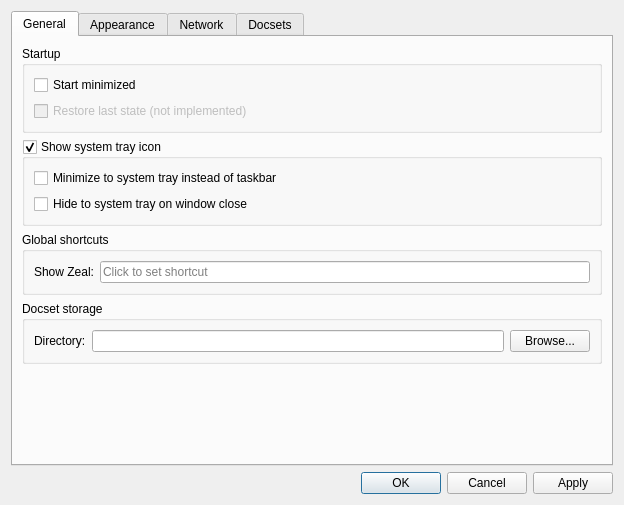
<?xml version="1.0" encoding="UTF-8"?>
<ui version="4.0">
 <class>SettingsDialog</class>
 <widget class="QDialog" name="SettingsDialog">
  <property name="windowModality">
   <enum>Qt::ApplicationModal</enum>
  </property>
  <property name="geometry">
   <rect>
    <x>0</x>
    <y>0</y>
    <width>624</width>
    <height>505</height>
   </rect>
  </property>
  <property name="windowTitle">
   <string>Zeal Options</string>
  </property>
  <layout class="QVBoxLayout" name="verticalLayout">
   <item>
    <widget class="QTabWidget" name="tabWidget">
     <property name="currentIndex">
      <number>0</number>
     </property>
     <widget class="QWidget" name="generalTab">
      <attribute name="title">
       <string>General</string>
      </attribute>
      <layout class="QVBoxLayout" name="verticalLayout_7">
       <item>
        <widget class="QGroupBox" name="groupBox_3">
         <property name="title">
          <string>Startup</string>
         </property>
         <layout class="QVBoxLayout" name="verticalLayout_9">
          <item>
           <widget class="QCheckBox" name="startMinimizedCheckBox">
            <property name="text">
             <string>Start minimized</string>
            </property>
           </widget>
          </item>
          <item>
           <widget class="QCheckBox" name="restoreLastStateCheckBox">
            <property name="enabled">
             <bool>false</bool>
            </property>
            <property name="text">
             <string>Restore last state (not implemented)</string>
            </property>
           </widget>
          </item>
         </layout>
        </widget>
       </item>
       <item>
        <widget class="QGroupBox" name="systrayGroupBox">
         <property name="title">
          <string>Show system tray icon</string>
         </property>
         <property name="checkable">
          <bool>true</bool>
         </property>
         <layout class="QVBoxLayout" name="verticalLayout_8">
          <item>
           <widget class="QCheckBox" name="minimizeToSystrayCheckBox">
            <property name="text">
             <string>Minimize to system tray instead of taskbar</string>
            </property>
           </widget>
          </item>
          <item>
           <widget class="QCheckBox" name="hideToSystrayCheckBox">
            <property name="text">
             <string>Hide to system tray on window close</string>
            </property>
           </widget>
          </item>
         </layout>
        </widget>
       </item>
       <item>
        <widget class="QGroupBox" name="globalHotKeyGroupBox">
         <property name="title">
          <string>Global shortcuts</string>
         </property>
         <layout class="QFormLayout" name="formLayout_2">
          <property name="fieldGrowthPolicy">
           <enum>QFormLayout::AllNonFixedFieldsGrow</enum>
          </property>
          <item row="0" column="0">
           <widget class="QLabel" name="label_9">
            <property name="text">
             <string>Show Zeal:</string>
            </property>
           </widget>
          </item>
          <item row="0" column="1">
           <widget class="ShortcutEdit" name="toolButton">
            <property name="placeholderText">
             <string>Click to set shortcut</string>
            </property>
            <property name="clearButtonEnabled">
             <bool>true</bool>
            </property>
           </widget>
          </item>
         </layout>
        </widget>
       </item>
       <item>
        <widget class="QGroupBox" name="groupBox_4">
         <property name="title">
          <string>Docset storage</string>
         </property>
         <layout class="QFormLayout" name="formLayout_3">
          <property name="fieldGrowthPolicy">
           <enum>QFormLayout::AllNonFixedFieldsGrow</enum>
          </property>
          <item row="0" column="0">
           <widget class="QLabel" name="label_5">
            <property name="text">
             <string>Directory:</string>
            </property>
           </widget>
          </item>
          <item row="0" column="1">
           <layout class="QHBoxLayout" name="horizontalLayout_2">
            <item>
             <widget class="QLineEdit" name="storageEdit"/>
            </item>
            <item>
             <widget class="QPushButton" name="storageButton">
              <property name="text">
               <string>Browse...</string>
              </property>
             </widget>
            </item>
           </layout>
          </item>
         </layout>
        </widget>
       </item>
       <item>
        <spacer name="verticalSpacer">
         <property name="orientation">
          <enum>Qt::Vertical</enum>
         </property>
         <property name="sizeHint" stdset="0">
          <size>
           <width>20</width>
           <height>40</height>
          </size>
         </property>
        </spacer>
       </item>
      </layout>
     </widget>
     <widget class="QWidget" name="appearanceTab">
      <attribute name="title">
       <string>Appearance</string>
      </attribute>
      <layout class="QGridLayout" name="gridLayout">
       <item row="0" column="0">
        <widget class="QGroupBox" name="groupBox_2">
         <property name="title">
          <string>Browser</string>
         </property>
         <layout class="QFormLayout" name="formLayout_4">
          <item row="0" column="0">
           <widget class="QLabel" name="label_2">
            <property name="text">
             <string>Minimum font size:</string>
            </property>
           </widget>
          </item>
          <item row="0" column="1">
           <widget class="QSpinBox" name="minFontSize"/>
          </item>
          <item row="1" column="0">
           <widget class="QLabel" name="label_3">
            <property name="text">
             <string>Negative filter:</string>
            </property>
           </widget>
          </item>
          <item row="1" column="1">
           <widget class="QCheckBox" name="negativeFilter"/>
          </item>
         </layout>
        </widget>
       </item>
       <item row="1" column="0">
        <widget class="QGroupBox" name="groupBox_5">
         <property name="title">
          <string>Style</string>
         </property>
         <layout class="QFormLayout" name="formLayout_5">
          <property name="fieldGrowthPolicy">
           <enum>QFormLayout::AllNonFixedFieldsGrow</enum>
          </property>
          <item row="0" column="0">
           <widget class="QLabel" name="label_6">
            <property name="text">
             <string>Stylesheet:</string>
            </property>
           </widget>
          </item>
          <item row="0" column="1">
           <layout class="QHBoxLayout" name="horizontalLayout_3">
            <item>
             <widget class="QLineEdit" name="stylesheetEdit"/>
            </item>
            <item>
             <widget class="QPushButton" name="stylesheetButton">
              <property name="text">
               <string>Browse...</string>
              </property>
             </widget>
            </item>
           </layout>
          </item>
         </layout>
        </widget>
       </item>
       <item row="2" column="0">
        <spacer name="verticalSpacer_3">
         <property name="orientation">
          <enum>Qt::Vertical</enum>
         </property>
         <property name="sizeHint" stdset="0">
          <size>
           <width>20</width>
           <height>40</height>
          </size>
         </property>
        </spacer>
       </item>
      </layout>
     </widget>
     <widget class="QWidget" name="networkTab">
      <attribute name="title">
       <string>Network</string>
      </attribute>
      <layout class="QVBoxLayout" name="verticalLayout_2">
       <item>
        <widget class="QGroupBox" name="groupBox">
         <property name="title">
          <string>HTTP Proxy</string>
         </property>
         <layout class="QVBoxLayout" name="verticalLayout_10">
          <item>
           <widget class="QRadioButton" name="noProxySettings">
            <property name="text">
             <string>No proxy</string>
            </property>
            <property name="checked">
             <bool>false</bool>
            </property>
           </widget>
          </item>
          <item>
           <widget class="QRadioButton" name="systemProxySettings">
            <property name="enabled">
             <bool>true</bool>
            </property>
            <property name="text">
             <string>System proxy settings</string>
            </property>
            <property name="checked">
             <bool>true</bool>
            </property>
           </widget>
          </item>
          <item>
           <widget class="QRadioButton" name="manualProxySettings">
            <property name="text">
             <string>Manual proxy configuration</string>
            </property>
           </widget>
          </item>
          <item>
           <layout class="QVBoxLayout" name="httpRootLayout">
            <item>
             <layout class="QHBoxLayout" name="httpProxyLayout">
              <item>
               <widget class="QLabel" name="httpProxyLabel">
                <property name="enabled">
                 <bool>false</bool>
                </property>
                <property name="text">
                 <string>HTTP proxy:</string>
                </property>
               </widget>
              </item>
              <item>
               <widget class="QLineEdit" name="httpProxy">
                <property name="enabled">
                 <bool>false</bool>
                </property>
               </widget>
              </item>
              <item>
               <widget class="QLabel" name="httpProxyPortLabel">
                <property name="enabled">
                 <bool>false</bool>
                </property>
                <property name="text">
                 <string>Port:</string>
                </property>
               </widget>
              </item>
              <item>
               <widget class="QSpinBox" name="httpProxyPort">
                <property name="enabled">
                 <bool>false</bool>
                </property>
                <property name="maximum">
                 <number>65535</number>
                </property>
               </widget>
              </item>
             </layout>
            </item>
            <item>
             <widget class="QCheckBox" name="httpProxyNeedsAuth">
              <property name="enabled">
               <bool>false</bool>
              </property>
              <property name="text">
               <string>HTTP proxy requires authentication</string>
              </property>
             </widget>
            </item>
            <item>
             <widget class="QWidget" name="httpAuthWidget" native="true">
              <property name="enabled">
               <bool>false</bool>
              </property>
              <layout class="QGridLayout" name="gridLayout_2">
               <property name="topMargin">
                <number>0</number>
               </property>
               <property name="rightMargin">
                <number>0</number>
               </property>
               <property name="bottomMargin">
                <number>0</number>
               </property>
               <item row="0" column="0">
                <widget class="QLabel" name="httpProxyUserLabel">
                 <property name="enabled">
                  <bool>false</bool>
                 </property>
                 <property name="text">
                  <string>Username:</string>
                 </property>
                </widget>
               </item>
               <item row="0" column="1">
                <widget class="QLineEdit" name="httpProxyUser">
                 <property name="enabled">
                  <bool>false</bool>
                 </property>
                </widget>
               </item>
               <item row="1" column="0">
                <widget class="QLabel" name="httpProxyPassLabel">
                 <property name="enabled">
                  <bool>false</bool>
                 </property>
                 <property name="text">
                  <string>Password:</string>
                 </property>
                </widget>
               </item>
               <item row="1" column="1">
                <widget class="QLineEdit" name="httpProxyPass">
                 <property name="enabled">
                  <bool>false</bool>
                 </property>
                 <property name="echoMode">
                  <enum>QLineEdit::Password</enum>
                 </property>
                </widget>
               </item>
              </layout>
             </widget>
            </item>
           </layout>
          </item>
         </layout>
        </widget>
       </item>
       <item>
        <spacer name="verticalSpacer_2">
         <property name="orientation">
          <enum>Qt::Vertical</enum>
         </property>
         <property name="sizeHint" stdset="0">
          <size>
           <width>20</width>
           <height>40</height>
          </size>
         </property>
        </spacer>
       </item>
      </layout>
     </widget>
     <widget class="QWidget" name="docsetsTab">
      <attribute name="title">
       <string>Docsets</string>
      </attribute>
      <layout class="QVBoxLayout" name="verticalLayout_5">
       <item>
        <widget class="QListView" name="installedDocsetList"/>
       </item>
       <item>
        <layout class="QHBoxLayout" name="docsetsActions">
         <item>
          <widget class="QPushButton" name="updateButton">
           <property name="enabled">
            <bool>false</bool>
           </property>
           <property name="text">
            <string>Update docsets</string>
           </property>
          </widget>
         </item>
         <item>
          <widget class="QPushButton" name="addFeedButton">
           <property name="text">
            <string>Add feed</string>
           </property>
          </widget>
         </item>
         <item>
          <spacer name="horizontalSpacer">
           <property name="orientation">
            <enum>Qt::Horizontal</enum>
           </property>
           <property name="sizeHint" stdset="0">
            <size>
             <width>40</width>
             <height>20</height>
            </size>
           </property>
          </spacer>
         </item>
         <item>
          <widget class="QPushButton" name="deleteButton">
           <property name="enabled">
            <bool>false</bool>
           </property>
           <property name="text">
            <string>Delete</string>
           </property>
          </widget>
         </item>
         <item>
          <widget class="QProgressBar" name="docsetsProgress">
           <property name="maximum">
            <number>0</number>
           </property>
          </widget>
         </item>
        </layout>
       </item>
       <item>
        <widget class="QGroupBox" name="downloadableGroup">
         <property name="title">
          <string>Downloadable docsets</string>
         </property>
         <layout class="QVBoxLayout" name="verticalLayout_3">
          <item>
           <widget class="QListWidget" name="availableDocsetList"/>
          </item>
          <item>
           <layout class="QHBoxLayout" name="horizontalLayout">
            <item>
             <widget class="QLabel" name="label">
              <property name="text">
               <string>Last updated:</string>
              </property>
             </widget>
            </item>
            <item>
             <widget class="QLabel" name="lastUpdatedLabel">
              <property name="text">
               <string/>
              </property>
             </widget>
            </item>
            <item>
             <widget class="QPushButton" name="refreshButton">
              <property name="text">
               <string>Refresh</string>
              </property>
             </widget>
            </item>
            <item>
             <spacer name="horizontalSpacer_2">
              <property name="orientation">
               <enum>Qt::Horizontal</enum>
              </property>
              <property name="sizeHint" stdset="0">
               <size>
                <width>40</width>
                <height>20</height>
               </size>
              </property>
             </spacer>
            </item>
            <item>
             <widget class="QPushButton" name="downloadDocsetButton">
              <property name="enabled">
               <bool>true</bool>
              </property>
              <property name="text">
               <string>Download</string>
              </property>
             </widget>
            </item>
           </layout>
          </item>
          <item>
           <widget class="QLabel" name="label_4">
            <property name="text">
             <string>&lt;i&gt;Docsets are provided by &lt;a href=&quot;http://kapeli.com/dash&quot;&gt;Dash&lt;/a&gt;, the Mac OS X Documentation Browser.&lt;/i&gt;</string>
            </property>
            <property name="textFormat">
             <enum>Qt::RichText</enum>
            </property>
            <property name="openExternalLinks">
             <bool>true</bool>
            </property>
           </widget>
          </item>
         </layout>
        </widget>
       </item>
      </layout>
     </widget>
    </widget>
   </item>
   <item>
    <widget class="QDialogButtonBox" name="buttonBox">
     <property name="orientation">
      <enum>Qt::Horizontal</enum>
     </property>
     <property name="standardButtons">
      <set>QDialogButtonBox::Apply|QDialogButtonBox::Cancel|QDialogButtonBox::Ok</set>
     </property>
    </widget>
   </item>
  </layout>
 </widget>
 <customwidgets>
  <customwidget>
   <class>ShortcutEdit</class>
   <extends>QLineEdit</extends>
   <header>ui/widgets/shortcutedit.h</header>
  </customwidget>
 </customwidgets>
 <resources/>
 <connections>
  <connection>
   <sender>buttonBox</sender>
   <signal>accepted()</signal>
   <receiver>SettingsDialog</receiver>
   <slot>accept()</slot>
   <hints>
    <hint type="sourcelabel">
     <x>248</x>
     <y>254</y>
    </hint>
    <hint type="destinationlabel">
     <x>157</x>
     <y>274</y>
    </hint>
   </hints>
  </connection>
  <connection>
   <sender>buttonBox</sender>
   <signal>rejected()</signal>
   <receiver>SettingsDialog</receiver>
   <slot>reject()</slot>
   <hints>
    <hint type="sourcelabel">
     <x>316</x>
     <y>260</y>
    </hint>
    <hint type="destinationlabel">
     <x>286</x>
     <y>274</y>
    </hint>
   </hints>
  </connection>
  <connection>
   <sender>manualProxySettings</sender>
   <signal>toggled(bool)</signal>
   <receiver>httpProxyLabel</receiver>
   <slot>setEnabled(bool)</slot>
   <hints>
    <hint type="sourcelabel">
     <x>104</x>
     <y>74</y>
    </hint>
    <hint type="destinationlabel">
     <x>121</x>
     <y>97</y>
    </hint>
   </hints>
  </connection>
  <connection>
   <sender>manualProxySettings</sender>
   <signal>toggled(bool)</signal>
   <receiver>httpProxy</receiver>
   <slot>setEnabled(bool)</slot>
   <hints>
    <hint type="sourcelabel">
     <x>232</x>
     <y>77</y>
    </hint>
    <hint type="destinationlabel">
     <x>232</x>
     <y>97</y>
    </hint>
   </hints>
  </connection>
  <connection>
   <sender>manualProxySettings</sender>
   <signal>toggled(bool)</signal>
   <receiver>httpProxyPortLabel</receiver>
   <slot>setEnabled(bool)</slot>
   <hints>
    <hint type="sourcelabel">
     <x>349</x>
     <y>78</y>
    </hint>
    <hint type="destinationlabel">
     <x>347</x>
     <y>96</y>
    </hint>
   </hints>
  </connection>
  <connection>
   <sender>manualProxySettings</sender>
   <signal>toggled(bool)</signal>
   <receiver>httpProxyPort</receiver>
   <slot>setEnabled(bool)</slot>
   <hints>
    <hint type="sourcelabel">
     <x>392</x>
     <y>74</y>
    </hint>
    <hint type="destinationlabel">
     <x>392</x>
     <y>96</y>
    </hint>
   </hints>
  </connection>
  <connection>
   <sender>manualProxySettings</sender>
   <signal>toggled(bool)</signal>
   <receiver>httpProxyNeedsAuth</receiver>
   <slot>setEnabled(bool)</slot>
   <hints>
    <hint type="sourcelabel">
     <x>53</x>
     <y>75</y>
    </hint>
    <hint type="destinationlabel">
     <x>100</x>
     <y>129</y>
    </hint>
   </hints>
  </connection>
  <connection>
   <sender>manualProxySettings</sender>
   <signal>toggled(bool)</signal>
   <receiver>httpAuthWidget</receiver>
   <slot>setEnabled(bool)</slot>
   <hints>
    <hint type="sourcelabel">
     <x>54</x>
     <y>79</y>
    </hint>
    <hint type="destinationlabel">
     <x>53</x>
     <y>179</y>
    </hint>
   </hints>
  </connection>
  <connection>
   <sender>httpProxyNeedsAuth</sender>
   <signal>toggled(bool)</signal>
   <receiver>httpProxyUserLabel</receiver>
   <slot>setEnabled(bool)</slot>
   <hints>
    <hint type="sourcelabel">
     <x>81</x>
     <y>134</y>
    </hint>
    <hint type="destinationlabel">
     <x>70</x>
     <y>154</y>
    </hint>
   </hints>
  </connection>
  <connection>
   <sender>httpProxyNeedsAuth</sender>
   <signal>toggled(bool)</signal>
   <receiver>httpProxyPassLabel</receiver>
   <slot>setEnabled(bool)</slot>
   <hints>
    <hint type="sourcelabel">
     <x>87</x>
     <y>137</y>
    </hint>
    <hint type="destinationlabel">
     <x>84</x>
     <y>186</y>
    </hint>
   </hints>
  </connection>
  <connection>
   <sender>httpProxyNeedsAuth</sender>
   <signal>toggled(bool)</signal>
   <receiver>httpProxyUser</receiver>
   <slot>setEnabled(bool)</slot>
   <hints>
    <hint type="sourcelabel">
     <x>183</x>
     <y>135</y>
    </hint>
    <hint type="destinationlabel">
     <x>182</x>
     <y>154</y>
    </hint>
   </hints>
  </connection>
  <connection>
   <sender>httpProxyNeedsAuth</sender>
   <signal>toggled(bool)</signal>
   <receiver>httpProxyPass</receiver>
   <slot>setEnabled(bool)</slot>
   <hints>
    <hint type="sourcelabel">
     <x>287</x>
     <y>134</y>
    </hint>
    <hint type="destinationlabel">
     <x>285</x>
     <y>182</y>
    </hint>
   </hints>
  </connection>
 </connections>
</ui>
